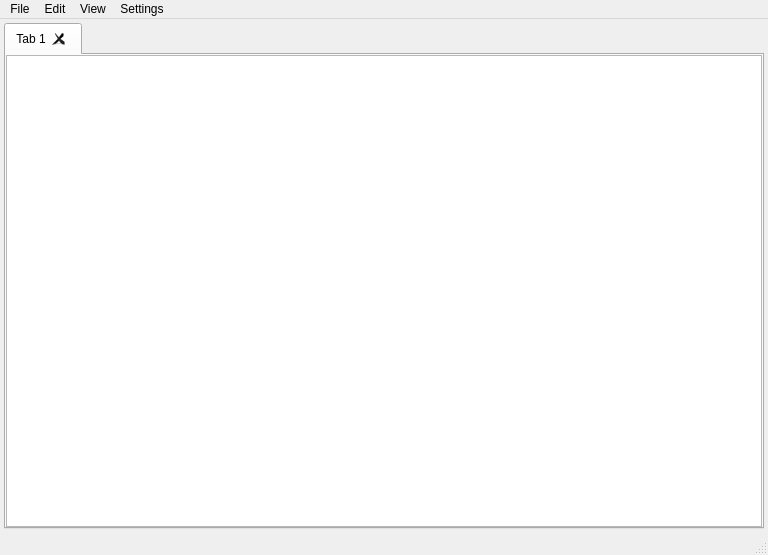
<?xml version="1.0" encoding="UTF-8"?>
<ui version="4.0">
 <class>MainWindow</class>
 <widget class="QMainWindow" name="MainWindow">
  <property name="geometry">
   <rect>
    <x>0</x>
    <y>0</y>
    <width>768</width>
    <height>555</height>
   </rect>
  </property>
  <property name="windowTitle">
   <string>MainWindow</string>
  </property>
  <widget class="QWidget" name="centralwidget">
   <layout class="QVBoxLayout" name="verticalLayout">
    <property name="leftMargin">
     <number>4</number>
    </property>
    <property name="topMargin">
     <number>4</number>
    </property>
    <property name="rightMargin">
     <number>4</number>
    </property>
    <property name="bottomMargin">
     <number>4</number>
    </property>
    <item>
     <widget class="QTabWidget" name="tabWidget">
      <property name="currentIndex">
       <number>0</number>
      </property>
      <property name="tabsClosable">
       <bool>true</bool>
      </property>
      <property name="movable">
       <bool>true</bool>
      </property>
      <widget class="QWidget" name="tab">
       <attribute name="title">
        <string>Tab 1</string>
       </attribute>
       <layout class="QVBoxLayout" name="verticalLayout_2">
        <property name="leftMargin">
         <number>0</number>
        </property>
        <property name="topMargin">
         <number>0</number>
        </property>
        <property name="rightMargin">
         <number>0</number>
        </property>
        <property name="bottomMargin">
         <number>0</number>
        </property>
        <item>
         <widget class="QPlainTextEdit" name="plainTextEdit"/>
        </item>
       </layout>
      </widget>
     </widget>
    </item>
   </layout>
  </widget>
  <widget class="QMenuBar" name="menubar">
   <property name="geometry">
    <rect>
     <x>0</x>
     <y>0</y>
     <width>768</width>
     <height>21</height>
    </rect>
   </property>
   <widget class="QMenu" name="menuFile">
    <property name="title">
     <string>File</string>
    </property>
    <addaction name="actionNew"/>
    <addaction name="actionOpen"/>
    <addaction name="separator"/>
    <addaction name="actionSave"/>
    <addaction name="actionSave_As"/>
    <addaction name="actionSave_All"/>
    <addaction name="separator"/>
    <addaction name="actionPrint"/>
    <addaction name="separator"/>
    <addaction name="actionQuit"/>
   </widget>
   <widget class="QMenu" name="menuEdit">
    <property name="title">
     <string>Edit</string>
    </property>
    <addaction name="actionFind"/>
    <addaction name="actionFind_Next"/>
    <addaction name="actionFind_Previous"/>
    <addaction name="separator"/>
    <addaction name="actionReplace"/>
   </widget>
   <widget class="QMenu" name="menuView">
    <property name="title">
     <string>View</string>
    </property>
    <widget class="QMenu" name="menuZoom">
     <property name="title">
      <string>Zoom</string>
     </property>
     <addaction name="actionZoom_In"/>
     <addaction name="actionZoom_Out"/>
     <addaction name="actionReset_Zoom"/>
    </widget>
    <addaction name="menuZoom"/>
    <addaction name="actionFullscreen"/>
    <addaction name="actionAlways_on_Top"/>
   </widget>
   <widget class="QMenu" name="menuSettings">
    <property name="title">
     <string>Settings</string>
    </property>
    <widget class="QMenu" name="menuEncoding">
     <property name="title">
      <string>Encoding</string>
     </property>
     <addaction name="actionUTF_08"/>
     <addaction name="actionUTF_8_BOM"/>
     <addaction name="actionUTF_16"/>
     <addaction name="actionUTF_17"/>
    </widget>
    <addaction name="actionThemes"/>
    <addaction name="menuEncoding"/>
   </widget>
   <addaction name="menuFile"/>
   <addaction name="menuEdit"/>
   <addaction name="menuView"/>
   <addaction name="menuSettings"/>
  </widget>
  <widget class="QStatusBar" name="statusbar"/>
  <action name="actionZoom_In">
   <property name="text">
    <string>Zoom In</string>
   </property>
   <property name="shortcut">
    <string>Ctrl++</string>
   </property>
  </action>
  <action name="actionZoom_Out">
   <property name="text">
    <string>Zoom Out</string>
   </property>
   <property name="shortcut">
    <string>Ctrl+-</string>
   </property>
  </action>
  <action name="actionReset_Zoom">
   <property name="text">
    <string>Reset Zoom</string>
   </property>
   <property name="shortcut">
    <string>Ctrl+0</string>
   </property>
  </action>
  <action name="actionFind">
   <property name="text">
    <string>Find</string>
   </property>
   <property name="shortcut">
    <string>Ctrl+F</string>
   </property>
  </action>
  <action name="actionFind_Next">
   <property name="text">
    <string>Find Next</string>
   </property>
   <property name="shortcut">
    <string>F3</string>
   </property>
  </action>
  <action name="actionFind_Previous">
   <property name="text">
    <string>Find Previous</string>
   </property>
   <property name="shortcut">
    <string>Shift+F3</string>
   </property>
  </action>
  <action name="actionReplace">
   <property name="text">
    <string>Replace</string>
   </property>
   <property name="shortcut">
    <string>Ctrl+H</string>
   </property>
  </action>
  <action name="actionNew">
   <property name="text">
    <string>New</string>
   </property>
   <property name="shortcut">
    <string>Ctrl+N</string>
   </property>
  </action>
  <action name="actionOpen">
   <property name="text">
    <string>Open</string>
   </property>
   <property name="shortcut">
    <string>Ctrl+O</string>
   </property>
  </action>
  <action name="actionThemes">
   <property name="text">
    <string>Themes</string>
   </property>
  </action>
  <action name="actionUTF_08">
   <property name="text">
    <string>UTF-8</string>
   </property>
  </action>
  <action name="actionUTF_8_BOM">
   <property name="text">
    <string>UTF-8-BOM</string>
   </property>
  </action>
  <action name="actionUTF_16">
   <property name="text">
    <string>UTF-16 BE BOM</string>
   </property>
  </action>
  <action name="actionUTF_17">
   <property name="text">
    <string>UTF-16 LE BOM</string>
   </property>
  </action>
  <action name="actionSave">
   <property name="text">
    <string>Save</string>
   </property>
   <property name="shortcut">
    <string>Ctrl+S</string>
   </property>
  </action>
  <action name="actionSave_As">
   <property name="text">
    <string>Save As</string>
   </property>
   <property name="shortcut">
    <string>Ctrl+Shift+S</string>
   </property>
  </action>
  <action name="actionSave_All">
   <property name="text">
    <string>Save All</string>
   </property>
   <property name="shortcut">
    <string>Ctrl+Alt+S</string>
   </property>
  </action>
  <action name="actionPrint">
   <property name="text">
    <string>Print</string>
   </property>
   <property name="shortcut">
    <string>Ctrl+P</string>
   </property>
  </action>
  <action name="actionQuit">
   <property name="text">
    <string>Quit</string>
   </property>
  </action>
  <action name="actionPlugins">
   <property name="text">
    <string>Plugins</string>
   </property>
  </action>
  <action name="actionAlways_on_Top">
   <property name="text">
    <string>Always on Top</string>
   </property>
  </action>
  <action name="actionFullscreen">
   <property name="text">
    <string>Fullscreen</string>
   </property>
   <property name="shortcut">
    <string>F11</string>
   </property>
  </action>
 </widget>
 <resources/>
 <connections/>
</ui>
